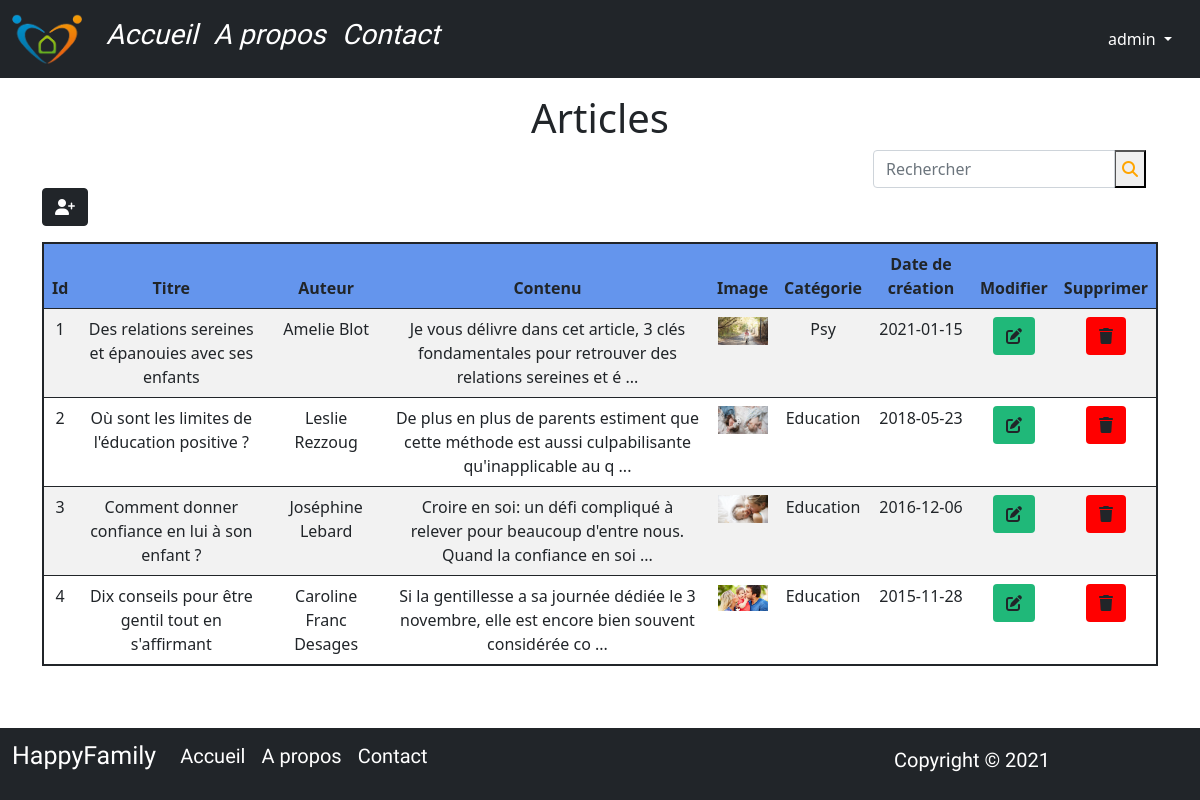
/admin/liste.php (signed in), run on the app's committed database.
### tables this page shows
CREATE TABLE `articles` (
  `id_art` int(11) NOT NULL,
  `titre` varchar(100) NOT NULL,
  `auteur` varchar(50) NOT NULL,
  `image` varchar(50) NOT NULL,
  `description` text NOT NULL,
  `created_art` date NOT NULL,
  `id_categorie` int(11) NOT NULL
);

CREATE TABLE `categories` (
  `id_cat` int(11) NOT NULL,
  `nom_cat` varchar(11) NOT NULL
);

### admin/liste.php (the view, shortened to what this page needs)
<?php
    require_once("../connect.php");
    if(isset($_POST["submitSearch"]) && !empty($_POST["search"])){
        $mcle = trim(addslashes(htmlentities($_POST["search"])));
        $requete = "SELECT * FROM articles a
        INNER JOIN categories c
        ON a.id_categorie = c.id_cat
        WHERE auteur LIKE '$mcle%' OR titre LIKE '$mcle%'";
    }else{
        $requete = "SELECT * FROM articles a
        INNER JOIN categories c
        ON a.id_categorie = c.id_cat";
    }
    $result = mysqli_query($connexion, $requete);
?>
<?php require_once("../partials/header.inc")?>
<div class="container">
    <h1 class="text-center mt-3">Articles</h1>
    <?php require_once('search.php'); ?>
    <p><a href="ajout.php" class="btn btn-dark"><i class="fas fa-user-plus"></i></a></p>
    <table id="table" class="table table-striped mb-5">
        <thead>
            <tr>
                <th>Id</th>
                <th>Titre</th>
                <th>Auteur</th>
                <th>Contenu</th>
                <th>Image</th>
                <th>Catégorie</th>
                <th>Date de création</th>
                <?php if(isset($_SESSION["auth"]) && $_SESSION["auth"]["statut"] == 1){ ?>
                <th class="text-center">Modifier</th>
                <th class="text-center">Supprimer</th>
                <?php } ?>
            </tr>
        </thead>
        <tbody class="text-center">
            <?php while($rows = mysqli_fetch_assoc($result)){ ?>
                <tr>
                    <td><?=$rows['id_art']?></td>
                    <td><?=$rows['titre']?></td>
                    <td><?=$rows['auteur']?></td>
                    <td><?=substr($rows['description'],0,100)?> ...</td>
                    <td><img src="../assets/images/<?=$rows['image']?>" width="50px"></td>
                    <td><?=$rows['nom_cat']?></td>
                    <td><?=$rows['created_art']?></td>
                    <?php if(isset($_SESSION["auth"]) && $_SESSION["auth"]["statut"] == 1){ ?>
                    <td><a href="modif.php?idmodif=<?=$rows["id_art"]?>" class="btn" id="buttonModif"><i class="fas fa-edit"></i></a></td>
                    <td><a href="supprimer.php?idsup=<?=$rows['id_art'];?>" class="btn" id="buttonSup" onclick="return confirm('Etes vous sûr de vouloir supprimer?')"><i class="fas fa-trash"></i></a></td>
                    <?php } ?>
                </tr>
            <?php } ?>
        </tbody>
    </table>
</div>
<div class="h-100">.</div>
<?php require_once("../partials/footer.inc")?>

### partials/header.inc (shortened to what this page needs)
<!DOCTYPE html>
<html lang="en">
<head>
  <link rel="stylesheet" href="../assets/css/style.css"/>
  <link rel="stylesheet" href="https://stackpath.bootstrapcdn.com/bootstrap/5.0.0-alpha1/css/bootstrap.min.css">
</head>
<body>
  <header>
    <nav class="navbar navbar-expand-md navbar-dark bg-dark">
      <div class="container-fluid">
        <a id="brandH" class="navbar-brand mr-5" href="../index.php"><img src="../assets/images/logo.png" width="70px" alt=""></a>
        <div class="collapse navbar-collapse h3" id="navbarNavDropdown">
          <ul id="header2" class="navbar-nav">
            <li class="nav-item">
              <a class="nav-link active text-white mr-4" aria-current="page" href="../index.php"><i>Accueil</i></a>
            </li>
            <li class="nav-item">
              <a class="nav-link text-white mr-4" href="../about.php"><i>A propos</i></a>
            </li>
            <li class="nav-item">
              <a class="nav-link text-white" href="../contact.php"><i>Contact</i></a>
            </li>
          </ul>
        </div>
        <div class="nav-item dropdown">
          <?php if(isset($_SESSION["auth"])){ ?>
          <a class="nav-link dropdown-toggle text-white" href="#" id="navbarDropdownMenuLink" role="button" data-bs-toggle="dropdown" aria-expanded="false">
            <?php echo $_SESSION["auth"]["login"];?>
          </a>
          <?php } ?>
        </div>
      </div>
    </nav>
  </header>

### admin/search.php
<form action="<?=$_SERVER["PHP_SELF"]; ?>" method="post">
<div class="container input-group justify-content-end">
    <input type="search" class="form-control offset-9 col-3 mr-1" name="search" id="search" placeholder="Rechercher">
    <button id="buttonSearch" name="submitSearch" type="submit"><i id="loupe" class="fas fa-search"></i></button>
</div>
</form>

### partials/footer.inc (shortened to what this page needs)
    <footer class="mb-5">
        <nav class="navbar navbar-expand-md bg-dark fixed-bottom">
            <div class="container-fluid">
                <div class="collapse navbar-collapse h5" id="navbarNavDropdown">
                    <ul id="footer" class="navbar-nav">
                        <a id="brandF" class="navbar-brand text-white mr-5 h3" href="../index.php">HappyFamily</a>
                            <li class="nav-item">
                                <a class="nav-link active text-white mr-4" aria-current="page" href="../index.php">Accueil</a>
                            </li>
                        <li class="nav-item">
                            <a class="nav-link text-white mr-4" href="../about.php">A propos</a>
                        </li>
                        <li class="nav-item">
                            <a class="nav-link text-white" href="../contact.php">Contact</a>
                        </li>
                    </ul>
                </div>
                <div id="cr" class="text-right col-3 mr-2 text-white h5"> Copyright &copy; 2021</div>
            </div>
        </nav>
    </footer>
</body>
</html>

### assets/css/style.css (style rules this page uses)
#header2, #header, #footer, #footer2,#brandH, #brandH2, #brandF, #brandF2, #cr, #cr2 { font-family: 'Satisfy', cursive; }
#brandF, #brandF2 { font-size: 25px; }
#navbarNavDropdown { color: white; }
#loupe { color: orange; }
#table { border: solid 2px; }
thead { background-color: cornflowerblue; text-align: center; }
#buttonModif { background-color: rgb(32, 184, 121); }
#buttonSup { background-color: red; }

### data on the page
articles: id_art "1", titre "Des relations sereines et épanouies avec ses enfants", auteur "Amelie Blot", description "Je vous délivre dans cet article, 3 clés fondamentales pour retrouver des relations sereines et é", image (picture), id_categorie.nom_cat "Psy", created_art "2021-01-15"
articles: id_art "2", titre "Où sont les limites de l'éducation positive ?", auteur "Leslie Rezzoug", description "De plus en plus de parents estiment que cette méthode est aussi culpabilisante qu'inapplicable au q", image (picture), id_categorie.nom_cat "Education", created_art "2018-05-23"
articles: id_art "3", titre "Comment donner confiance en lui à son enfant ?", auteur "Joséphine Lebard", description "Croire en soi: un défi compliqué à relever pour beaucoup d'entre nous. Quand la confiance en soi", image (picture), id_categorie.nom_cat "Education", created_art "2016-12-06"
articles: id_art "4", titre "Dix conseils pour être gentil tout en s'affirmant", auteur "Caroline Franc Desages", description "Si la gentillesse a sa journée dédiée le 3 novembre, elle est encore bien souvent considérée co", image (picture), id_categorie.nom_cat "Education", created_art "2015-11-28"

### other printed values
$_SESSION["auth"]["login"] "admin"
